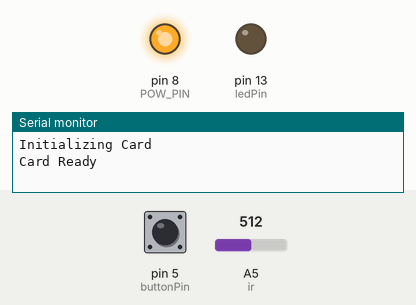
The sketch below on a simulated Arduino Uno, built with avr-gcc and run on an emulated ATmega328P. On the bench: output pins drawn as LEDs (lit = HIGH), the last lines printed to the serial monitor. Dashed ring = blinking. The test bench sets the inputs (shaded band); at power-on: pin 5 (buttonPin) LOW, A5 (ir) = 512. Storage starts empty.

Above: at 1.2 s.
1.3 s: pin 5 (buttonPin) pulled HIGH for 1 s
At 2.9 s:
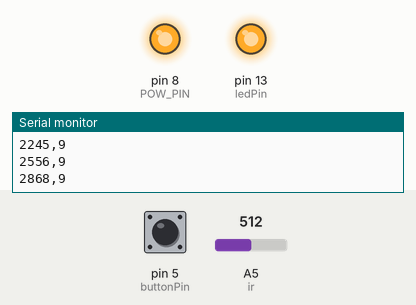
3.8 s: pin 5 (buttonPin) pulled HIGH for 3.2 s
At 4.27 s:
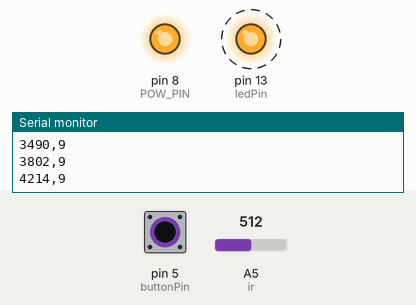
8.5 s: pin 5 (buttonPin) pulled HIGH for 0.15 s
At 9.1 s:
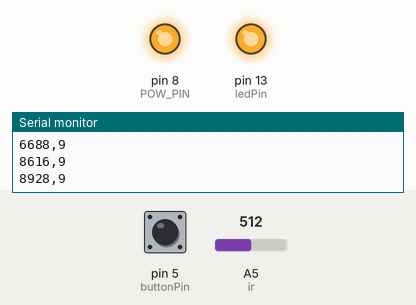
Timing chart, 0 to 11.5 s (numbered marks = the images above; inputs shaded):
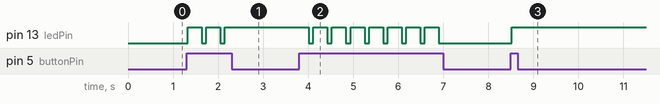

The sketch:

badge.ino
```cpp
// We'll use SoftwareSerial to communicate with the XBee:
#include <SoftwareSerial.h>
#include <SD.h>

// XBee's DOUT (TX) is connected to pin 2 (Arduino's Software RX)
// XBee's DIN (RX) is connected to pin 3 (Arduino's Software TX)
SoftwareSerial XBee(2, 3); // RX, TX

const int ir=A5; //적외선
const int buttonPin = 5; //XBee 통신 버튼
const int ledPin =  13;
const int CS_PIN= 4;
const int POW_PIN=8; //전원을 공급

int buttonState = 0;
int state = 0;

void setup()
{
  Serial.begin(9600);
  pinMode(ledPin, OUTPUT);
  pinMode(buttonPin, INPUT);
  Serial.println("Initializing Card");
  pinMode(CS_PIN, OUTPUT); //CS 핀을 출력으로 설정
  pinMode(POW_PIN, OUTPUT); //8번 핀을 전원으로 사용하므로 출력으로 설정
  digitalWrite(POW_PIN, HIGH); //아두이노 공식 이더넷 실드를 사용하면 주석 처리

if(!SD.begin(CS_PIN))
    {
        Serial.println("Card Failure");
        return;
    }
    Serial.println("Card Ready");
}

void loop()
{
  buttonState = digitalRead(buttonPin);
  if (buttonState == HIGH){
      state=1-state;
  }

if(state==1)
{
   XBee.begin(9600);
   digitalWrite(ledPin, HIGH); //XBee통신이 되고 있다는 것을 알려줌
   int distance=analogRead(ir); //IR 센서에서 장애물 거리값을 읽음
   int range = (6787 / (distance - 3)) - 4; //IR 센서 값을 CM로 변환
   delay(100); //장애물을 감지하는 시간 간격 지정

    long timeStamp=millis();
    File dataFile=SD.open("log.csv", FILE_WRITE);

    if(dataFile)
    {
        dataFile.print(timeStamp);
        dataFile.print(",");
        dataFile.println(range);
        dataFile.close(); //close() 함수로 연결을 끊어야만 실제로 데이터가 입력

//디버깅을 위해 화면에 동일한 문자열 입력
        Serial.print(timeStamp);
        Serial.print(",");
        Serial.println(range);
    }
    else
    {
        Serial.println("Couldn't open log file");
    }

// 사람이 20~80CM의 범위로 다가오면
if (range>=20&&range<=80)
  {
    int a=1;
    XBee.write(a);
  }
delay(100);
}

else if(state==0)
  {
     digitalWrite(ledPin, LOW); //XBee통신을 하고 있지 않다는 것을 알려줌
     int b=0;
     XBee.write(b);
     XBee.end();

  }
delay(100);
}
```

Measured:
- after the input at 1.3 s, pin 13 (ledPin): alternates HIGH for 0.31 s and LOW for 0.10 s, 5 changes in all, then stays HIGH, starting at once
- after the input at 3.8 s, pin 13 (ledPin): alternates HIGH for 0.31 s and LOW for 0.10 s, 15 changes in all, then stays LOW, starting after 0.21 s
- after the input at 8.5 s, pin 13 (ledPin): LOW → HIGH at once
